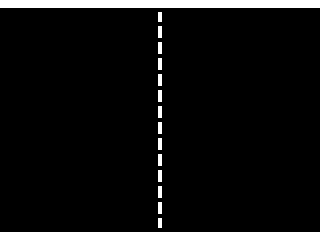

A level layout from a 2D game, rendered from its tile map. Below: a short description, then the map file with its tile-grid data intact:
An orthogonal 20x15 tile map with 16x16 px tiles, 1 tile layer (Tile Layer 1).

<map version="1.10" tiledversion="1.10.2" orientation="orthogonal" renderorder="right-down" width="20" height="15" tilewidth="16" tileheight="16" infinite="0" nextlayerid="2" nextobjectid="1">
 <tileset firstgid="1" name="Pong_Tiles" tilewidth="16" tileheight="16" tilecount="12" columns="12">
  <image source="Pong_Tiles.gif" width="192" height="16" />
 </tileset>
 <layer id="1" name="Tile Layer 1" width="20" height="15">
  <data encoding="csv">
4,4,4,4,4,4,4,4,4,6,7,4,4,4,4,4,4,4,4,4,
1,1,1,1,1,1,1,1,1,2,3,1,1,1,1,1,1,1,1,1,
1,1,1,1,1,1,1,1,1,2,3,1,1,1,1,1,1,1,1,1,
1,1,1,1,1,1,1,1,1,2,3,1,1,1,1,1,1,1,1,1,
1,1,1,1,1,1,1,1,1,2,3,1,1,1,1,1,1,1,1,1,
1,1,1,1,1,1,1,1,1,2,3,1,1,1,1,1,1,1,1,1,
1,1,1,1,1,1,1,1,1,2,3,1,1,1,1,1,1,1,1,1,
1,1,1,1,1,1,1,1,1,2,3,1,1,1,1,1,1,1,1,1,
1,1,1,1,1,1,1,1,1,2,3,1,1,1,1,1,1,1,1,1,
1,1,1,1,1,1,1,1,1,2,3,1,1,1,1,1,1,1,1,1,
1,1,1,1,1,1,1,1,1,2,3,1,1,1,1,1,1,1,1,1,
1,1,1,1,1,1,1,1,1,2,3,1,1,1,1,1,1,1,1,1,
1,1,1,1,1,1,1,1,1,2,3,1,1,1,1,1,1,1,1,1,
1,1,1,1,1,1,1,1,1,2,3,1,1,1,1,1,1,1,1,1,
5,5,5,5,5,5,5,5,5,8,9,5,5,5,5,5,5,5,5,5
</data>
 </layer>
</map>
